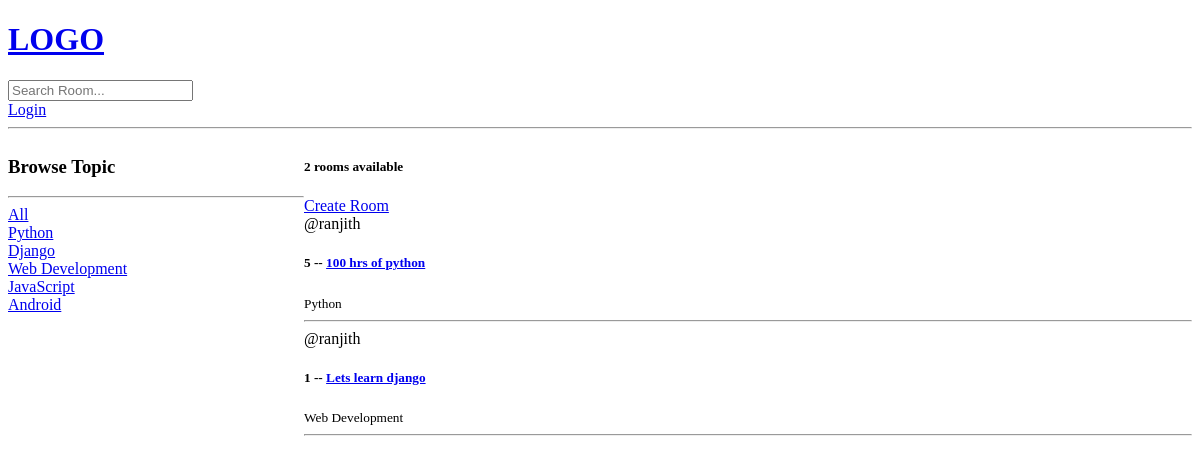
The app's page /?q=Python, older data.
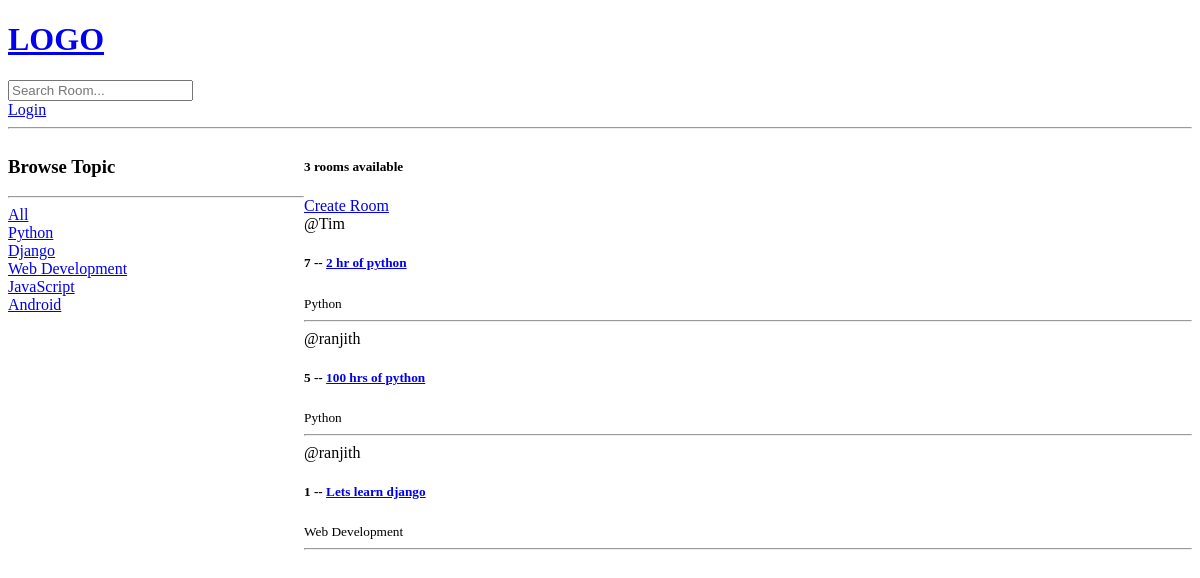
The same page, newer data.
### base/models.py (models this page shows, shortened)
class Topic(models.Model):
    name = models.CharField(max_length=200)

class Room(models.Model):
    host = models.ForeignKey(User, on_delete = models.SET_NULL, null=True)
    topic = models.ForeignKey(Topic, on_delete = models.SET_NULL, null=True) #SET_NULL will set the contents to null if a room is deleted
    name = models.CharField(max_length=200)
    description = models.TextField(null=True, blank=True)
    updated = models.DateTimeField(auto_now = True)
    created = models.DateTimeField(auto_now_add = True) # this will just save the time when it was created
    class Meta:
        ordering = ["-updated", "-created"]

### base/views.py (the view)
# urls.py: path("", views.home, name="home"),
def home(request):
    q = request.GET.get('q') if request.GET.get('q') != None else ''    # '' will fetch the entire dataset
    rooms = Room.objects.filter(
        Q(topic__name__icontains = q) |  # syntax for contains querry
        Q(name__icontains = q) |
        Q(description__icontains = q)
        )
    topics = Topic.objects.all()
    room_count = rooms.count()
    context = {'rooms': rooms, 'topics': topics, 'room_count':room_count}
    return render(request, "base/home.html", context)                    # passing the rooms dict to the html file

### base/templates/base/home.html (shortened to what this page needs)
{% extends "main.html" %}
{% block content %}
<div class="home-container">
    <div>
        <h3>Browse Topic</h3>
        <hr>
        <div>
            <a href="{% url 'home' %}">All</a>
        </div>
        {% for topic in topics%}
            <div>
                <a href="{% url 'home' %}?q={{topic.name}}">{{topic.name}}</a>
            </div>
        {% endfor %}
    </div>
    <div>
        <h5>{{room_count}} rooms available</h5>
        <a href="{% url 'create-room' %}"> Create Room</a>
    <div>
        {% for room in rooms %}
            <div>
                <span> @{{room.host.username}} </span>
                <h5> {{room.id}} -- <a href="{% url 'room' room.id%}">{{room.name}}</a></h5>
                <small>{{room.topic.name}}</small>
                <hr>
            </div>
        {% endfor %}
    </div>
    </div>
</div>
{% endblock content %}

Row changes from the older to the newer data that the page shows:
added Room: host.username "Tim", id "7", name "2 hr of python", topic.name "Python"
Text that changed along with them:
{{ room_count }}: "2" → "3"
